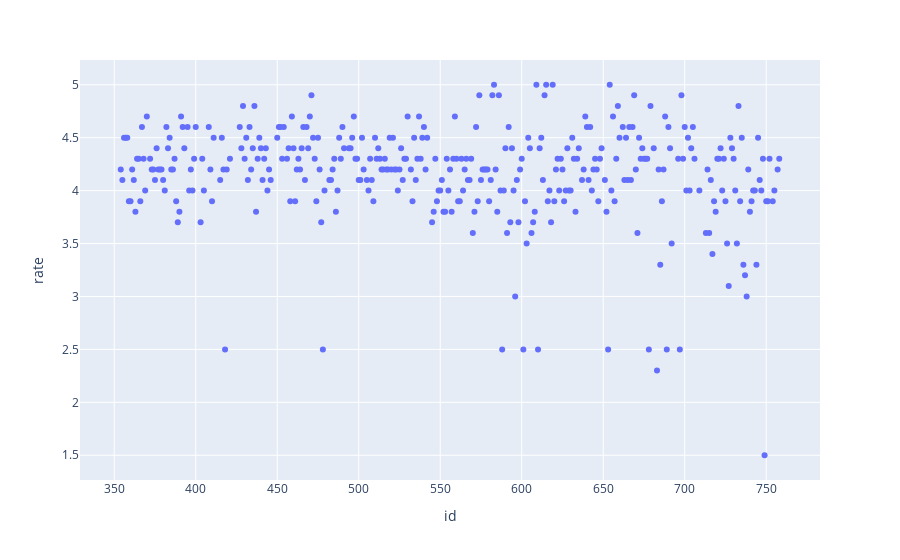

This figure's notebook cell:
### Code cell
import plotly.express as px
px.scatter(restaurantes, y = 'rate', x= 'id', hover_data=['nombre', 'rate', 'resenas'])

### Figure 1 — Plotly figure (JSON) as saved in the notebook; plotly's stock layout.template omitted (floating-point values rounded to 4 significant figures; data arrays with more than 128 entries replaced by an {"elided": "..."} marker saying what was removed)
{"data": [{"customdata": {"elided": "363x2 mixed values"}, "hovertemplate": "id=%{x}<br>rate=%{y}<br>nombre=%{customdata[0]}<br>resenas=%{customdata[1]}<extra></extra>", "legendgroup": "", "marker": {"color": "#636efa", "symbol": "circle"}, "mode": "markers", "name": "", "orientation": "v", "showlegend": false, "type": "scatter", "x": {"elided": "363 int values"}, "xaxis": "x", "y": {"elided": "363 float values"}, "yaxis": "y"}], "layout": {"legend": {"tracegroupgap": 0}, "margin": {"t": 60}, "xaxis": {"anchor": "y", "domain": [0, 1], "title": {"text": "id"}}, "yaxis": {"anchor": "x", "domain": [0, 1], "title": {"text": "rate"}}}}
